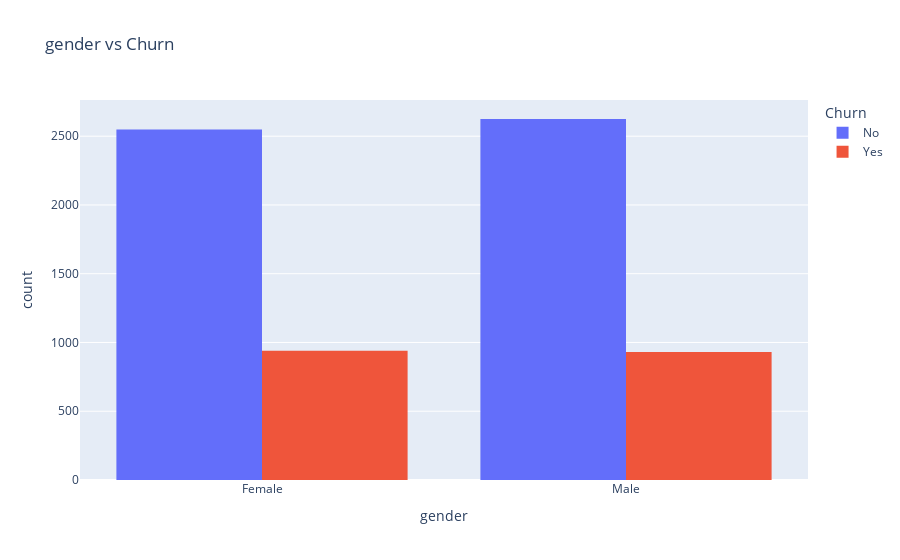
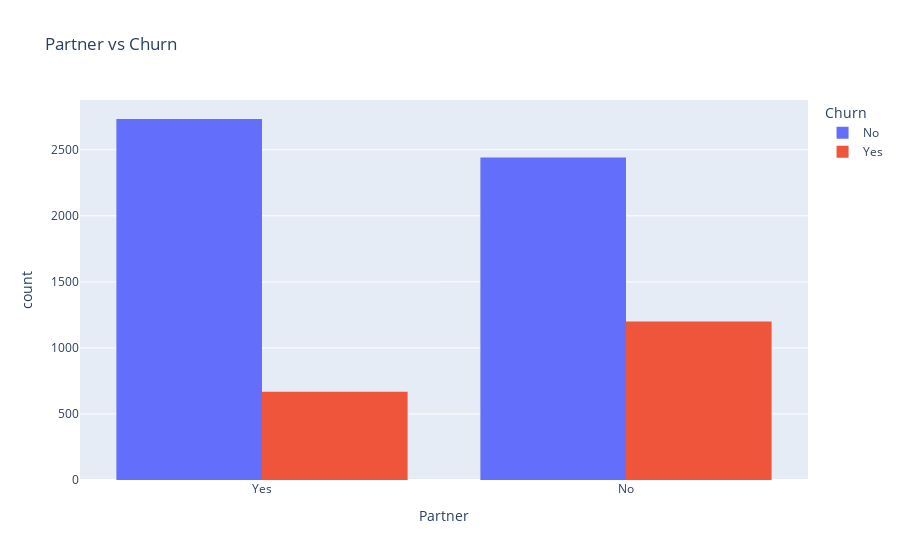
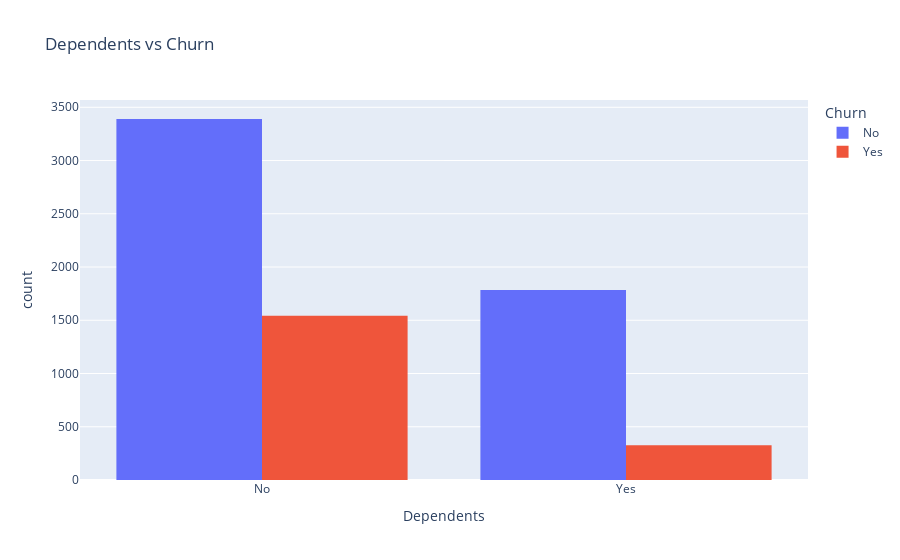
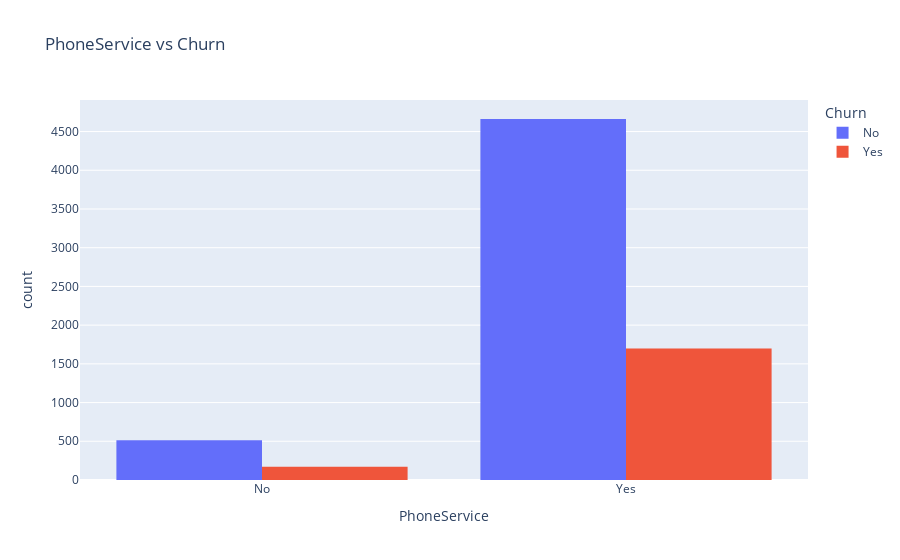

Notebook source saved alongside these figures, in order:
### Code cell
categorical_cols = df.select_dtypes(include='object').columns.tolist()
if 'customerID' in categorical_cols:
    categorical_cols.remove('customerID')
    
for col in categorical_cols:
    fig = px.histogram(df, x=col, color='Churn', barmode='group',
                       title=f'{col} vs Churn')
    fig.show()

### Figure 1 — Plotly figure (JSON) as saved in the notebook; plotly's stock layout.template omitted (floating-point values rounded to 4 significant figures; data arrays with more than 128 entries replaced by an {"elided": "..."} marker saying what was removed)
{"data": [{"alignmentgroup": "True", "bingroup": "x", "hovertemplate": "Churn=No<br>gender=%{x}<br>count=%{y}<extra></extra>", "legendgroup": "No", "marker": {"color": "#636efa", "pattern": {"shape": ""}}, "name": "No", "offsetgroup": "No", "orientation": "v", "showlegend": true, "type": "histogram", "x": {"elided": "5174 str values"}, "xaxis": "x", "yaxis": "y"}, {"alignmentgroup": "True", "bingroup": "x", "hovertemplate": "Churn=Yes<br>gender=%{x}<br>count=%{y}<extra></extra>", "legendgroup": "Yes", "marker": {"color": "#EF553B", "pattern": {"shape": ""}}, "name": "Yes", "offsetgroup": "Yes", "orientation": "v", "showlegend": true, "type": "histogram", "x": {"elided": "1869 str values"}, "xaxis": "x", "yaxis": "y"}], "layout": {"barmode": "group", "legend": {"title": {"text": "Churn"}, "tracegroupgap": 0}, "title": {"text": "gender vs Churn"}, "xaxis": {"anchor": "y", "domain": [0, 1], "title": {"text": "gender"}}, "yaxis": {"anchor": "x", "domain": [0, 1], "title": {"text": "count"}}}}

### Figure 2 — Plotly figure (JSON) as saved in the notebook; plotly's stock layout.template omitted (floating-point values rounded to 4 significant figures; data arrays with more than 128 entries replaced by an {"elided": "..."} marker saying what was removed)
{"data": [{"alignmentgroup": "True", "bingroup": "x", "hovertemplate": "Churn=No<br>Partner=%{x}<br>count=%{y}<extra></extra>", "legendgroup": "No", "marker": {"color": "#636efa", "pattern": {"shape": ""}}, "name": "No", "offsetgroup": "No", "orientation": "v", "showlegend": true, "type": "histogram", "x": {"elided": "5174 str values"}, "xaxis": "x", "yaxis": "y"}, {"alignmentgroup": "True", "bingroup": "x", "hovertemplate": "Churn=Yes<br>Partner=%{x}<br>count=%{y}<extra></extra>", "legendgroup": "Yes", "marker": {"color": "#EF553B", "pattern": {"shape": ""}}, "name": "Yes", "offsetgroup": "Yes", "orientation": "v", "showlegend": true, "type": "histogram", "x": {"elided": "1869 str values"}, "xaxis": "x", "yaxis": "y"}], "layout": {"barmode": "group", "legend": {"title": {"text": "Churn"}, "tracegroupgap": 0}, "title": {"text": "Partner vs Churn"}, "xaxis": {"anchor": "y", "domain": [0, 1], "title": {"text": "Partner"}}, "yaxis": {"anchor": "x", "domain": [0, 1], "title": {"text": "count"}}}}

### Figure 3 — Plotly figure (JSON) as saved in the notebook; plotly's stock layout.template omitted (floating-point values rounded to 4 significant figures; data arrays with more than 128 entries replaced by an {"elided": "..."} marker saying what was removed)
{"data": [{"alignmentgroup": "True", "bingroup": "x", "hovertemplate": "Churn=No<br>Dependents=%{x}<br>count=%{y}<extra></extra>", "legendgroup": "No", "marker": {"color": "#636efa", "pattern": {"shape": ""}}, "name": "No", "offsetgroup": "No", "orientation": "v", "showlegend": true, "type": "histogram", "x": {"elided": "5174 str values"}, "xaxis": "x", "yaxis": "y"}, {"alignmentgroup": "True", "bingroup": "x", "hovertemplate": "Churn=Yes<br>Dependents=%{x}<br>count=%{y}<extra></extra>", "legendgroup": "Yes", "marker": {"color": "#EF553B", "pattern": {"shape": ""}}, "name": "Yes", "offsetgroup": "Yes", "orientation": "v", "showlegend": true, "type": "histogram", "x": {"elided": "1869 str values"}, "xaxis": "x", "yaxis": "y"}], "layout": {"barmode": "group", "legend": {"title": {"text": "Churn"}, "tracegroupgap": 0}, "title": {"text": "Dependents vs Churn"}, "xaxis": {"anchor": "y", "domain": [0, 1], "title": {"text": "Dependents"}}, "yaxis": {"anchor": "x", "domain": [0, 1], "title": {"text": "count"}}}}

### Figure 4 — Plotly figure (JSON) as saved in the notebook; plotly's stock layout.template omitted (floating-point values rounded to 4 significant figures; data arrays with more than 128 entries replaced by an {"elided": "..."} marker saying what was removed)
{"data": [{"alignmentgroup": "True", "bingroup": "x", "hovertemplate": "Churn=No<br>PhoneService=%{x}<br>count=%{y}<extra></extra>", "legendgroup": "No", "marker": {"color": "#636efa", "pattern": {"shape": ""}}, "name": "No", "offsetgroup": "No", "orientation": "v", "showlegend": true, "type": "histogram", "x": {"elided": "5174 str values"}, "xaxis": "x", "yaxis": "y"}, {"alignmentgroup": "True", "bingroup": "x", "hovertemplate": "Churn=Yes<br>PhoneService=%{x}<br>count=%{y}<extra></extra>", "legendgroup": "Yes", "marker": {"color": "#EF553B", "pattern": {"shape": ""}}, "name": "Yes", "offsetgroup": "Yes", "orientation": "v", "showlegend": true, "type": "histogram", "x": {"elided": "1869 str values"}, "xaxis": "x", "yaxis": "y"}], "layout": {"barmode": "group", "legend": {"title": {"text": "Churn"}, "tracegroupgap": 0}, "title": {"text": "PhoneService vs Churn"}, "xaxis": {"anchor": "y", "domain": [0, 1], "title": {"text": "PhoneService"}}, "yaxis": {"anchor": "x", "domain": [0, 1], "title": {"text": "count"}}}}
